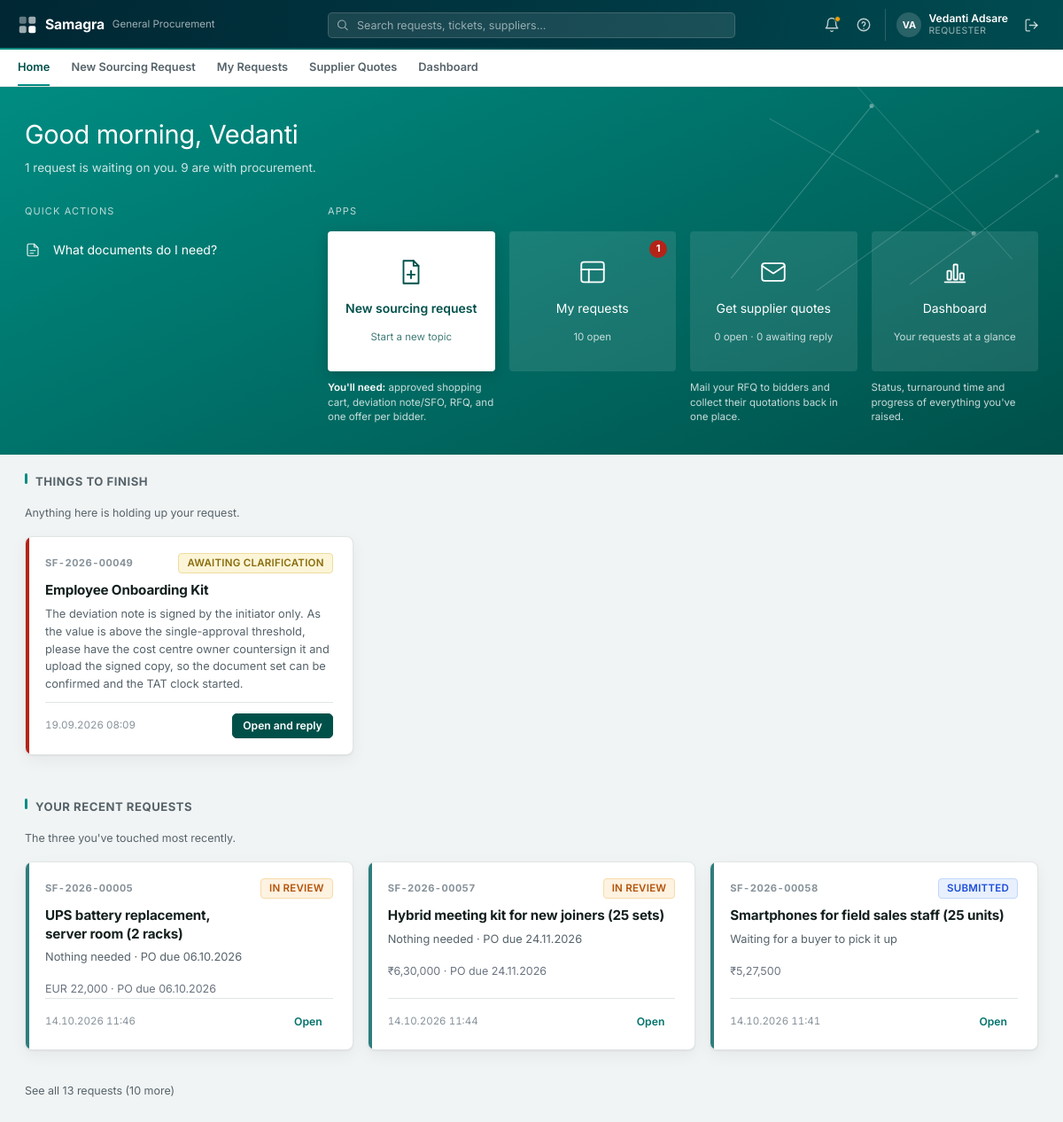
The page /home (signed in) on the database as committed earlier.
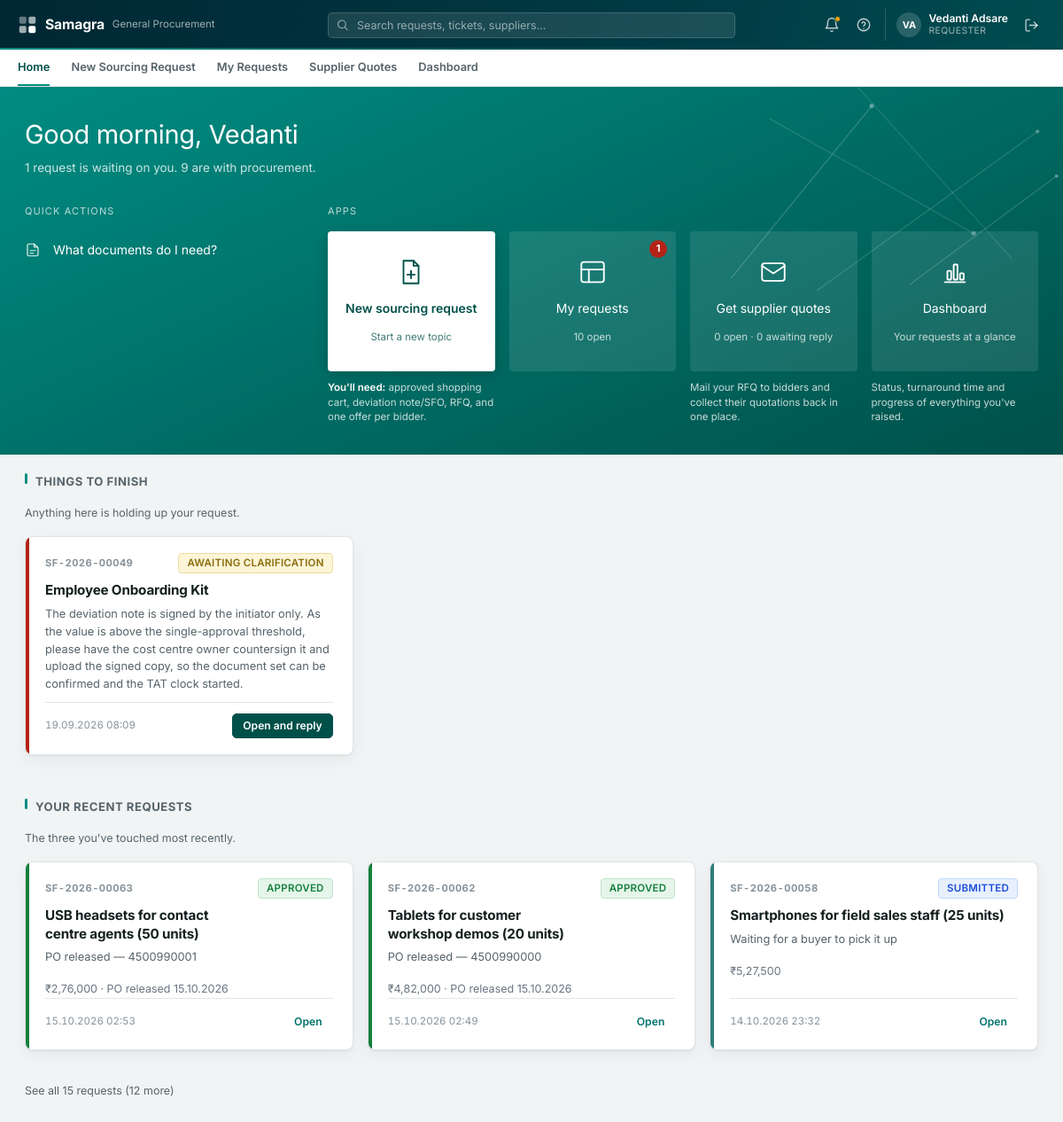
The same page on the database as committed later.
### tables this page shows
CREATE TABLE cases (
    id                          INTEGER PRIMARY KEY AUTOINCREMENT,
    ticket_no                   TEXT UNIQUE,
    sc_number                   TEXT NOT NULL UNIQUE,
    topic_title                 TEXT NOT NULL,
    description                 TEXT,
    requestor_name              TEXT NOT NULL,
    requestor_email             TEXT NOT NULL,
    requestor_contact           TEXT,
    is_on_behalf                INTEGER DEFAULT 0,
    submitted_by_name           TEXT,
    submitted_by_email          TEXT,
    requesting_dept             TEXT NOT NULL,
    requisitioning_bu           TEXT,
    expense_commodity           TEXT,
    delivery_location           TEXT,
    topic_value_inr             REAL NOT NULL,
    currency                    TEXT,
    tax_basis                   TEXT,
    fc_valid_till               DATE,
    date_required_by            DATE,
    submitted_at                TIMESTAMP NOT NULL,
    status                      TEXT NOT NULL,
    assigned_buyer              TEXT,
    final_corrected_docs_date   DATE,
    defined_tat                 INTEGER,
    expected_po_closure         DATE,
    case_folder                 TEXT NOT NULL,
    parse_status                TEXT,
    remarks_for_user            TEXT,
    remarks_for_buyer           TEXT,
    in_scope                    INTEGER DEFAULT 1
, cost_center TEXT, employee_code TEXT, user_id TEXT, sourcing_type TEXT DEFAULT 'Product', fx_rate REAL DEFAULT 1.0, topic_value_foreign REAL, delivery_from_date DATE, delivery_to_date DATE, mrm_conducted TEXT, mrm_reason TEXT, po_number TEXT, delivery_building TEXT, mrm_relevant TEXT, offer_analysis TEXT, offer_analysis_at TIMESTAMP, source TEXT DEFAULT 'portal', external_case_id TEXT, category TEXT, est_value REAL, est_currency TEXT, rfq_deadline DATE, external_status TEXT, sourcing_basis TEXT DEFAULT 'One-time sourcing', value_eur REAL, offer_comparison TEXT, brief TEXT, brief_at TIMESTAMP, brief_key TEXT, market_benchmark TEXT, market_benchmark_at TIMESTAMP, infosec_answers TEXT, infosec_required INTEGER);

CREATE TABLE audit_trail (
    id            INTEGER PRIMARY KEY AUTOINCREMENT,
    case_id       INTEGER NOT NULL REFERENCES cases(id),
    actor         TEXT NOT NULL,
    action        TEXT NOT NULL,
    detail        TEXT,
    created_at    TIMESTAMP NOT NULL
, visibility TEXT DEFAULT 'internal');

### main.py (the view)
@app.get("/home", response_class=HTMLResponse)
async def home(request: Request, user=Depends(require_login)):
    from datetime import datetime
    if user.get("is_admin"):
        return RedirectResponse(url="/dashboard", status_code=303)
    if user["role"] == "buyer":
        from routers.buyer_routes import buyer_home_context
        context = buyer_home_context(user)
        template = "buyer/home.html"
    else:
        from routers.requester_routes import requester_home_context
        context = requester_home_context(user)
        template = "requester/home.html"
    context.update({"user": user, "nav_page": "home", "now_hour": datetime.now().hour})
    return templates.TemplateResponse(request, template, context)

### templates/requester/home.html (shortened to what the changed rows need)
{% extends "base.html" %}
{% block hero %}
<div class="sf-hero-band sf-home-hero">
    <div class="sf-hero-inner">
        <h1 class="sf-home-greeting">Good {{ "morning" if now_hour < 12 else ("afternoon" if now_hour < 17 else "evening") }}, {{ user.name.split(" ")[0] }}</h1>
    </div>
</div>
{% endblock %}
{% block content %}
{% if cases_count > 0 %}
{% if things_to_finish %}
<h2 class="sf-section-header" style="margin-top:0;">Things to Finish</h2>
<p class="sf-caption" style="margin:-6px 0 16px;">Anything here is holding up your request.</p>
<div class="sf-home-attn__row">
    {% for c in things_to_finish %}
    <div class="sf-card sf-home-attn-card sf-home-attn-card--urgent"
         data-href="/requests/{{ c.id }}?tab=activity" tabindex="0">
        <div class="sf-home-attn-card__top">
            <span class="sf-home-attn-card__ref">{{ c.ticket_no }}</span>
            {{ c.status | status_chip }}
        </div>
        <h3>{{ c.topic_title }}</h3>
        <p>{{ c.next_step }}</p>
        <div class="sf-home-attn-card__foot">
            <span class="sf-home-attn-card__when">{{ c.updated_at | timestamp }}</span>
            <a href="/requests/{{ c.id }}?tab=activity" class="sf-btn sf-btn--primary sf-btn--sm">Open and reply</a>
        </div>
    </div>
    {% endfor %}
</div>
{% endif %}
{% if recent_requests %}
<h2 class="sf-section-header" style="margin-top:32px;">Your recent requests</h2>
<p class="sf-caption" style="margin:-6px 0 16px;">The three you've touched most recently.</p>
<div class="sf-home-attn__row">
    {% for c in recent_requests %}
    <div class="sf-card sf-home-attn-card sf-home-attn-card--{{ 'done' if c.closed_on else ('waiting' if c.status == 'ENQUIRED' else 'calm') }}"
         data-href="/requests/{{ c.id }}" tabindex="0">
        <div class="sf-home-attn-card__top">
            <span class="sf-home-attn-card__ref">{{ c.ticket_no }}</span>
            {{ c.status | status_chip }}
        </div>
        <h3>{{ c.topic_title }}</h3>
        <p>{{ c.next_step }}</p>
        <div class="sf-home-card__meta">
            {{ c | money }}{% if c.closed_on %} · PO released {{ c.closed_on | date }}{% elif c.expected_po_closure %} · PO due {{ c.expected_po_closure | date }}{% endif %}
        </div>
        <div class="sf-home-attn-card__foot">
            <span class="sf-home-attn-card__when">{{ c.updated_at | timestamp }}</span>
            <a href="/requests/{{ c.id }}" class="sf-btn sf-btn--ghost sf-btn--sm">Open</a>
        </div>
    </div>
    {% endfor %}
</div>
{% endif %}
<a href="/requests" class="sf-caption" style="display:inline-block;margin-top:20px;">
    {% if more_requests %}See all {{ cases_count }} requests ({{ more_requests }} more){% else %}Show all my requests{% endif %}
</a>
{% endif %}
{% endblock %}

Rows that differ between the two databases and show on the page:
no longer on this page (row unchanged): cases: ticket_no "SF-2026-00005", status|status_chip "IN REVIEW", topic_title "UPS battery replacement, server room (2 racks)", next_step "Nothing needed · PO due 06.10.2026", c "EUR 22,000", expected_po_closure "06.10.2026", updated_at "14.10.2026 11:46", shown under "YOUR RECENT REQUESTS"
no longer on this page (row unchanged): cases: ticket_no "SF-2026-00057", status|status_chip "IN REVIEW", topic_title "Hybrid meeting kit for new joiners (25 sets)", next_step "Nothing needed · PO due 24.11.2026", c "₹6,30,000", expected_po_closure "24.11.2026", updated_at "14.10.2026 11:44", shown under "YOUR RECENT REQUESTS"
added cases: ticket_no "SF-2026-00063", status|status_chip "APPROVED", topic_title "USB headsets for contact centre agents (50 units)", next_step "PO released — 4500990001", c "₹2,76,000", closed_on "15.10.2026", updated_at "15.10.2026 02:53", shown under "YOUR RECENT REQUESTS"
added cases: ticket_no "SF-2026-00062", status|status_chip "APPROVED", topic_title "Tablets for customer workshop demos (20 units)", next_step "PO released — 4500990000", c "₹4,82,000", closed_on "15.10.2026", updated_at "15.10.2026 02:49", shown under "YOUR RECENT REQUESTS"
changed cases "Smartphones for field sales staff (25 units)": updated_at "14.10.2026 11:41" → "14.10.2026 23:32"
Other text that changed with them:
{{ cases_count }}: "13" → "15"
{{ more_requests }}: "10" → "12"
